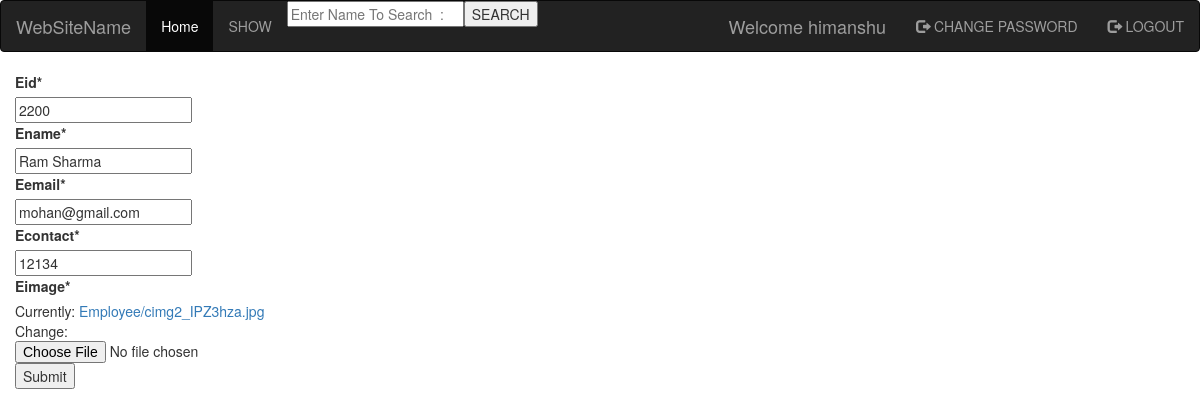
The app's page /myapp/update/34 (signed in) with its own data.
### myapp/models.py (models this page shows, shortened)
class Employee(models.Model):
    eid = models.IntegerField()
    ename = models.CharField(max_length=100)
    eemail = models.EmailField()
    econtact = models.CharField(max_length=15)
    eimage = models.ImageField(upload_to='Employee')
    class Meta:
        db_table = "emp"
        ordering = ['-ename']

### myapp/views.py (the view)
# urls.py: path('update/<int:id>',update,name='update'),
@login_required()
def update(request,id):
	data=Employee.objects.get(id=id)
	emp=NameForm(instance=data)
	context={'form':emp}
	return render(request,'index.html',context)

### myapp/forms.py
class NameForm(forms.ModelForm):
	class Meta:
		model = Employee
		fields = '__all__'

### myapp/templates/index.html (shortened to what this page needs)
{% extends 'base.html' %}
{% load crispy_forms_tags %}
{% block content %}
<body>
<form method='POST' action = "{% url 'add' %}" class='col-md-6' enctype='multipart/form-data'>
	{{form | crispy}}
	<input type="submit">
</form>
</body>
{% endblock %}

### myapp/templates/base.html (shortened to what this page needs)
<!DOCTYPE html>
<html>
<head>
<link rel="stylesheet" href="https://maxcdn.bootstrapcdn.com/bootstrap/3.3.7/css/bootstrap.min.css">
</head>
<body>
<nav class="navbar navbar-inverse">
  <div class="container-fluid">
    <div class="navbar-header">
      <a class="navbar-brand" href="#">WebSiteName</a>
    </div>
    <form method="POST" action="{% url 'search' %}">
    <ul class="nav navbar-nav {% block blockclass %}{% endblock %}">
      <li class="active"><a href="#">Home</a></li>
		<li><a href="{% url 'show' %}">SHOW</a></li>
      	<li><input type="text" name='searchbox' placeholder="Enter Name To Search  : "></li>
      <li><input type='submit'  value='SEARCH'></a></li>
    </ul>
   </form>
    <ul class="nav navbar-nav navbar-right">
      {% if user.is_authenticated %}
        <a class='navbar-brand'>Welcome {{user}}</a>
      <li><a href="{% url 'password' %}"><span class="glyphicon glyphicon-log-out"></span> CHANGE PASSWORD</a></li>
      <li><a href="{% url 'logout' %}"><span class="glyphicon glyphicon-log-out"></span> LOGOUT</a></li>
    {% else %}
      <li><a href="{% url 'register' %}"><span class="glyphicon glyphicon-user"></span> Sign Up</a></li>
      <li><a href="{% url 'login' %}"><span class="glyphicon glyphicon-log-in"></span> LOGIN</a></li>
      {% endif %}
      </ul>
  </div>
</nav>
{% block content %}
{% endblock %}
</body>
</html>

### records on screen
Employee: eid "2200", ename "Ram Sharma", eemail "mohan@gmail.com", econtact "12134"

### other values on screen
{{ user }} "himanshu"
